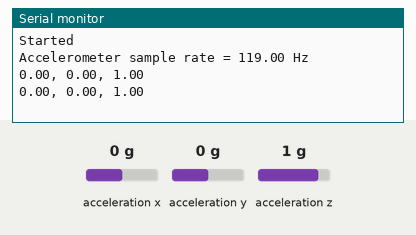
This sketch was run on a simulated Arduino Nano 33 IoT. Shown: the last lines printed to the serial monitor. The inputs (shaded band) are chosen by the test bench; at power-on: acceleration x 0 g, acceleration y 0 g, acceleration z 1 g.

Above: at 1.8 s.
1.9 s: acceleration x set to -1.4 g
At 2.8 s:
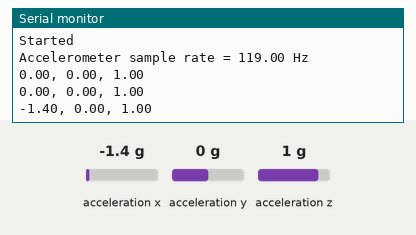
3.4 s: acceleration y set to -1.4 g
At 4.7 s:
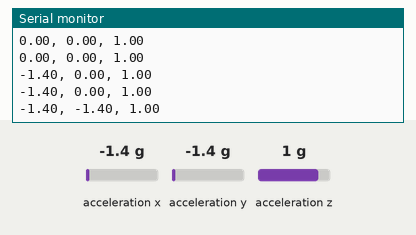
4.9 s: acceleration z set to -1.4 g
At 5.7 s:
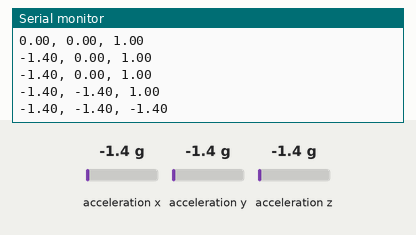

Measured:
- after the input at 1.9 s, the serial monitor: prints a new line after 0.10 s (image 1)
- after the input at 3.4 s, the serial monitor: prints a new line after 0.61 s (image 2)
- after the input at 4.9 s, the serial monitor: prints a new line after 0.11 s (image 3)

The sketch:

sketch_accelaro.ino
```cpp
// Add Arduino_LSM6DS3 library
// from Arduino IDE Library Manager.
#include <Arduino_LSM6DS3.h>

float x, y, z;

void setup() {
  Serial.begin(9600); // set baud rate
  while (!Serial);  // wait for port to init
  Serial.println("Started");

  if (!IMU.begin()) {
    Serial.println("Failed to initialize IMU!");
    while (1);
  }

  Serial.println(
    "Accelerometer sample rate = "
    + String(IMU.accelerationSampleRate()) + " Hz");
}

void loop() {
  // read accelero data
  if (IMU.accelerationAvailable()) {
    IMU.readAcceleration(x, y, z);
  }

  Serial.println(
    String(x) + ", " + String(y) + ", " + String(z));

  delay(1000);
}
```
